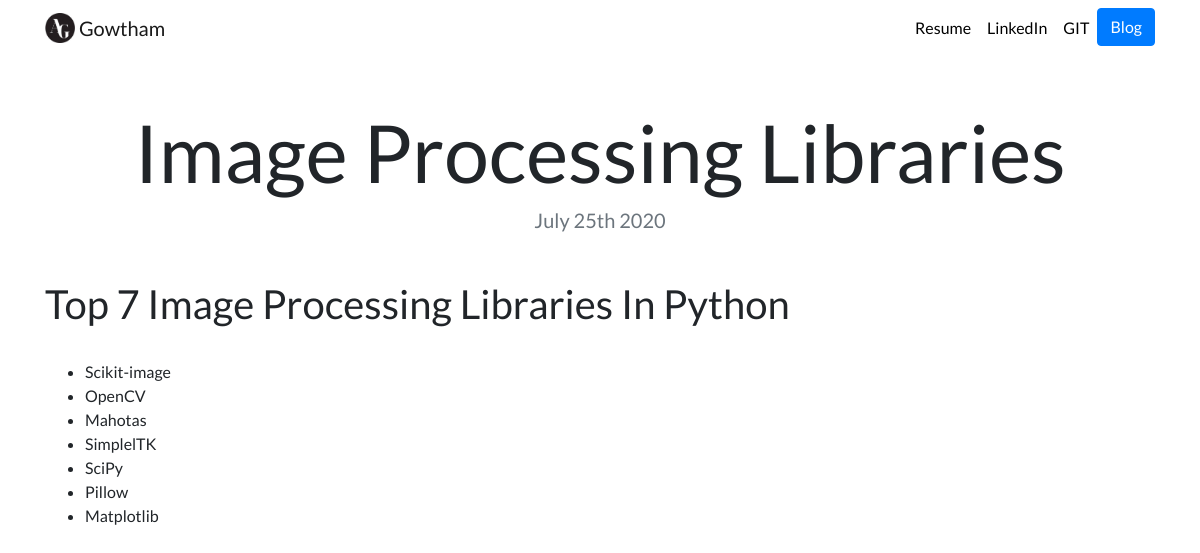
The app's page /blog/4/ with its own data.
### blog/models.py (models this page shows, shortened)
class Blog(models.Model):
    title = models.CharField(max_length=150)
    description = models.TextField()
    date = models.DateField()

### blog/views.py (the view)
# urls.py: path('<int:blog_id>/', views.detail, name='detail'),
def detail(request, blog_id):
    blog = get_object_or_404(Blog, pk=blog_id)
    return render(request, 'blog/detail.html', {'blog':blog})

### blog/templates/blog/detail.html
{% extends "portfolio/base.html" %}
{% load static %}
{% block content %}
<h1 class="text-center mt-5" id="blogdetailtitle">{{ blog.title }}</h1>
<h5 class="text-center text-muted mb-5">{{ blog.date|date:'F jS Y' }}</h5>
{{ blog.description|safe }}
{% endblock %}

### portfolio/static/portfolio/custom.css (style rules this page uses)
body { font-family: 'Lato', sans-serif; }
@media (min-width: 992px) { #blogdetailtitle { font-size: 5rem; } }

### records on screen
Blog: title "Image Processing Libraries", date "July 25th 2020", description "Top 7 Image Processing Libraries In Python Scikit-image OpenCV Mahotas SimplelTK SciPy Pillow Matplotlib"
